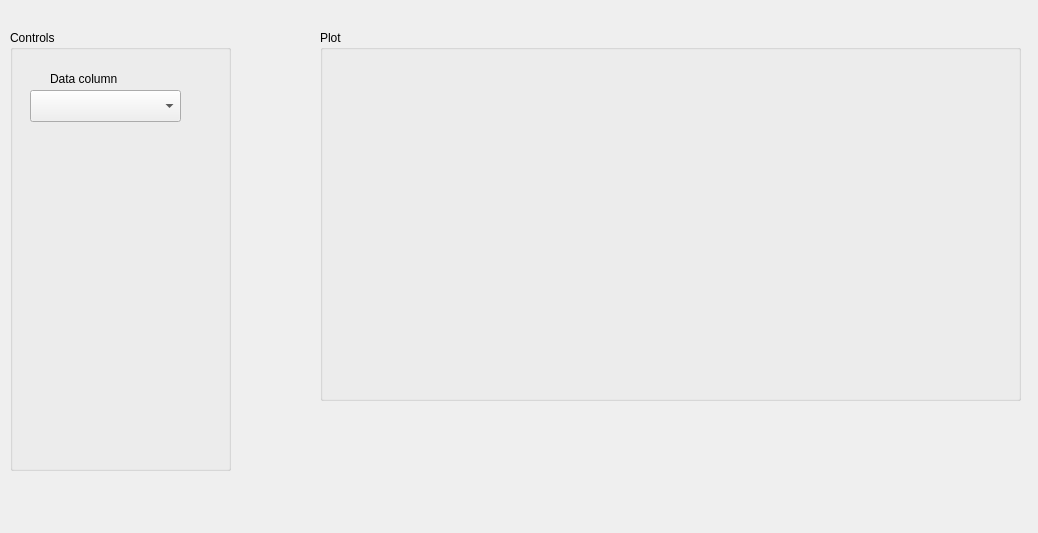
<?xml version="1.0" encoding="UTF-8"?>
<ui version="4.0">
 <class>Form</class>
 <widget class="QWidget" name="Form">
  <property name="geometry">
   <rect>
    <x>0</x>
    <y>0</y>
    <width>1038</width>
    <height>533</height>
   </rect>
  </property>
  <property name="windowTitle">
   <string>Form</string>
  </property>
  <widget class="QGroupBox" name="groupBox">
   <property name="geometry">
    <rect>
     <x>320</x>
     <y>30</y>
     <width>701</width>
     <height>371</height>
    </rect>
   </property>
   <property name="title">
    <string>Plot</string>
   </property>
  </widget>
  <widget class="QGroupBox" name="groupBox_2">
   <property name="geometry">
    <rect>
     <x>10</x>
     <y>30</y>
     <width>221</width>
     <height>441</height>
    </rect>
   </property>
   <property name="title">
    <string>Controls</string>
   </property>
   <widget class="QComboBox" name="comboBox">
    <property name="geometry">
     <rect>
      <x>20</x>
      <y>60</y>
      <width>151</width>
      <height>32</height>
     </rect>
    </property>
   </widget>
   <widget class="QLabel" name="label">
    <property name="geometry">
     <rect>
      <x>40</x>
      <y>40</y>
      <width>91</width>
      <height>18</height>
     </rect>
    </property>
    <property name="text">
     <string>Data column</string>
    </property>
   </widget>
  </widget>
 </widget>
 <resources/>
 <connections/>
</ui>
